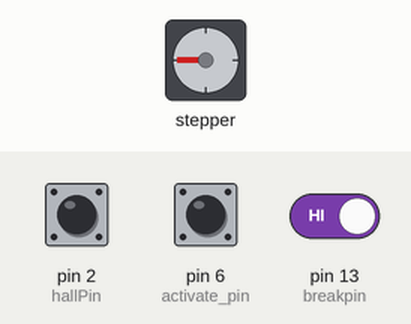
This sketch was run on a simulated Arduino Uno, built with avr-gcc and run on an emulated ATmega328P. Parts: stepper motor. Wiring (inferred from the names in the program): stepper motor driver (200 steps per turn assumed): step pin 5; direction pin 4. The test bench sets the inputs (shaded band); at power-on: pin 6 (activate_pin) HIGH, pin 13 (breakpin) HIGH, pin 2 (hallPin) HIGH.

Above: at 1.3 s.
1.4 s: pin 6 (activate_pin) pulled LOW for 0.15 s
At 2.5 s:
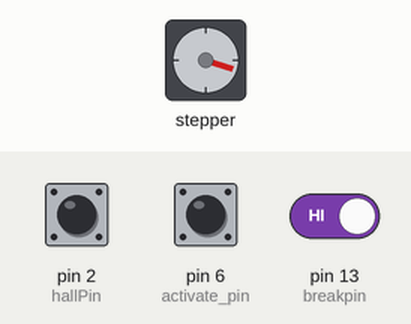
3.0 s: pin 13 (breakpin) driven LOW
At 3.5 s:
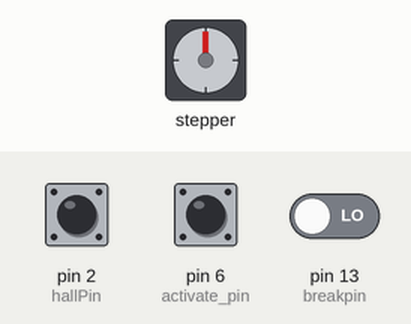
Timing chart, 0 to 6.0 s (numbered marks = the images above; inputs shaded):
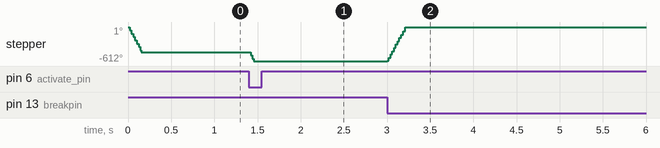

Measured:
- after the input at 1.4 s, stepper: turns 162° counter-clockwise, starting at once
- after the input at 3.0 s, stepper: turns 612° clockwise in 0.21 s, starting at once
- by itself, stepper: turns 450° counter-clockwise in 0.13 s

The sketch:

flap_control.ino
```cpp
// CONSTANTS
const int MIN_POS = 250;     // minimum flap position
const int MAX_POS = 340;     // maximum flap position
const double EXP = 1.6;        // exponent
const double K = (MAX_POS - MIN_POS) / pow(2.895, EXP); // coeffecient for speed^EXP

// INTERNAL USE BELOW

const int hallPin = 2;       // hall effect pin
const int breakpin = 13;      // break button pin
const int DIR = 4;           // DIR stepper driver pin
const int PUL = 5;           // PUL stepper driver pin
const int activate_pin = 6;  // switch to enable/disable speed dependent flap control

int currentPos = 0;          // current position. Updated by stepUp and stepDown
int newPos = 0;              // new position move to

volatile unsigned int lasttime = 0, currenttime = 0;
unsigned int duration = 0;
volatile bool updated = false;
double speed = 0;            // speed in rev/sec

const int numReadings = 10;               // number of readings to average
int readings[numReadings];                // the readings from the analog input
int readIndex = 0;                        // the index of the current reading
double total = MIN_POS * numReadings;     // the running total
int average = MIN_POS;                    // the average


void setup()
{
  // stepper driver outputs
  pinMode(DIR, OUTPUT);
  pinMode(PUL, OUTPUT);

  // sensors and switches
  pinMode(hallPin, INPUT_PULLUP);
  pinMode(breakpin, INPUT);
  pinMode(activate_pin, INPUT_PULLUP);

  // Attach an interrupt to the ISR vector
  attachInterrupt(digitalPinToInterrupt (2), pin_ISR, RISING);

  // initialize location to MIN_POS
  setPosition(MIN_POS);

  // initialize readings array to MIN_POS
  for (int i = 0; i < numReadings; i++)
  {
    readings[i] = MIN_POS;
  }
}

void loop()
{
  // if breaking
  if (!digitalRead(breakpin))
  {
    //setPosition(0);
    if (currentPos > 0)
      stepDown();
      u8
    updated = true;
  }
  // if hall deactivated
  else if (!digitalRead(activate_pin))
  {
    setPosition(MAX_POS);
  }
  else if (updated) // only update if there is a new value
  {
    // calculated speed
    speed = 1000.0 / duration;

    // calculate new position
    newPos = K * pow(speed, EXP) + MIN_POS;

    // constrain position
    if (newPos > MAX_POS)
      newPos = MAX_POS;
    else if (newPos < MIN_POS)
    {
      newPos = MIN_POS;
    }

    // subtract the last reading:
    total -= readings[readIndex];
    // read from the sensor:
    readings[readIndex] = newPos;
    // add the reading to the total:
    total = total + readings[readIndex];
    // advance to the next position in the array:
    readIndex = readIndex + 1;

    // if we're at the end of the array...
    if (readIndex >= numReadings) {
      // ...wrap around to the beginning:
      readIndex = 0;
    }

    // calculate the average:
    average = total / numReadings;

    // constrain position
    if (average > MAX_POS)
      average = MAX_POS;
    else if (average < MIN_POS)
    {
      average = MIN_POS;
    }

    // move flaps
    setPosition(average);

    updated = false;
  }
}

void stepUp()
{
  // set direction
  digitalWrite(DIR, LOW);

  // pulse driver
  digitalWrite(PUL, LOW);
  digitalWrite(PUL, HIGH);
  digitalWrite(PUL, LOW);

  delayMicroseconds(600);
  currentPos++;
}

void stepDown()
{
  // set direction
  digitalWrite(DIR, HIGH);

  // pulse driver
  digitalWrite(PUL, LOW);
  digitalWrite(PUL, HIGH);
  digitalWrite(PUL, LOW);

  delayMicroseconds(600);
  currentPos--;
}

void setPosition(int pos)
{
  if (pos > currentPos)
  {
    int count = pos - currentPos;
    for (int i = 0; i < count; i++)
      stepUp();
  }
  else if (pos < currentPos)
  {
    int count = currentPos - pos;
    for (int i = 0; i < count; i++)
      stepDown();
  }
}

void pin_ISR() {
  int tempTime = millis();
  if (tempTime - lasttime > 30) // valid data
  {
    lasttime = currenttime;
    currenttime = tempTime;
    duration = currenttime - lasttime;
    updated = true;
  }

  /*lasttime = currenttime;
  currenttime = millis();
  duration = currenttime - lasttime;
  updated = true;*/
}
```
